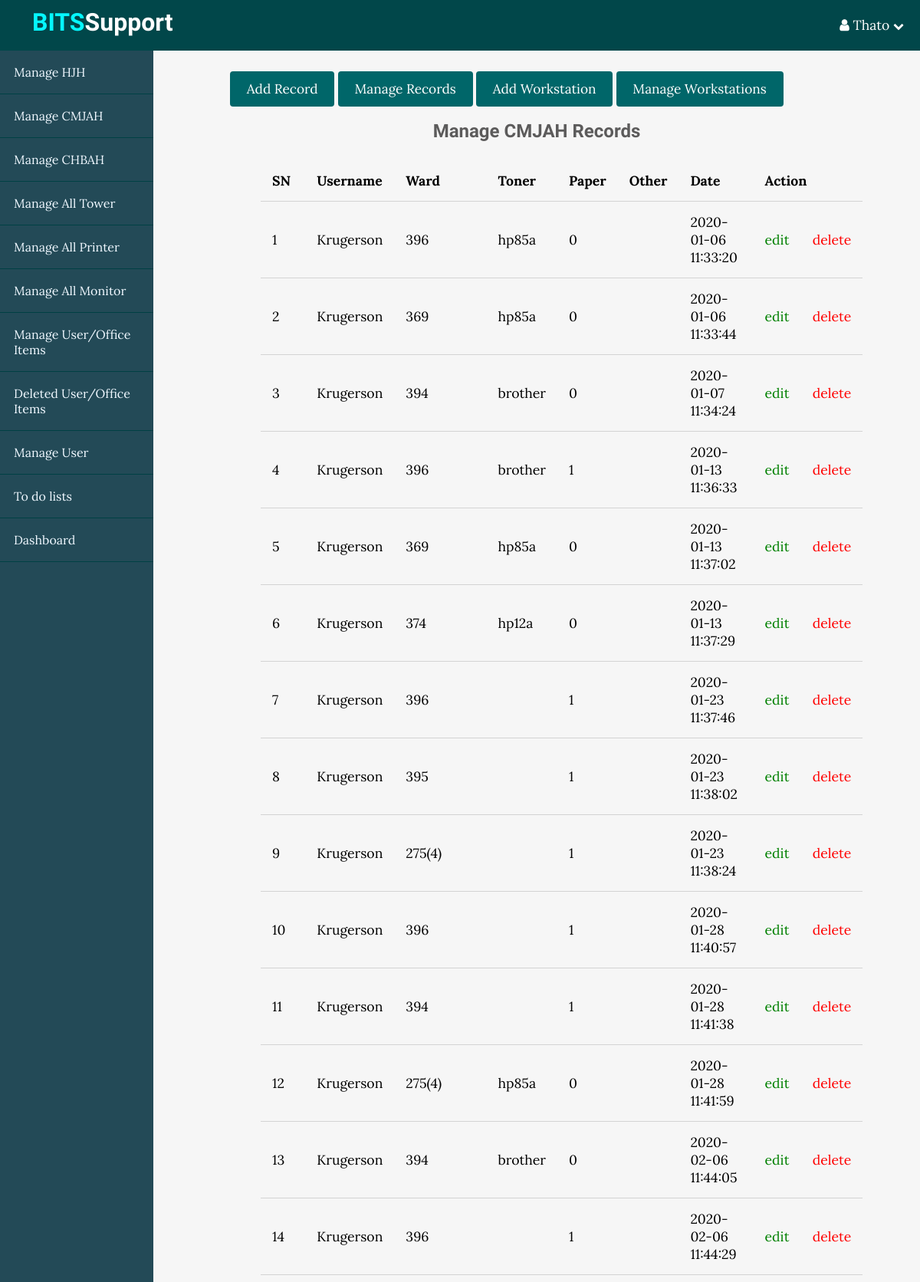
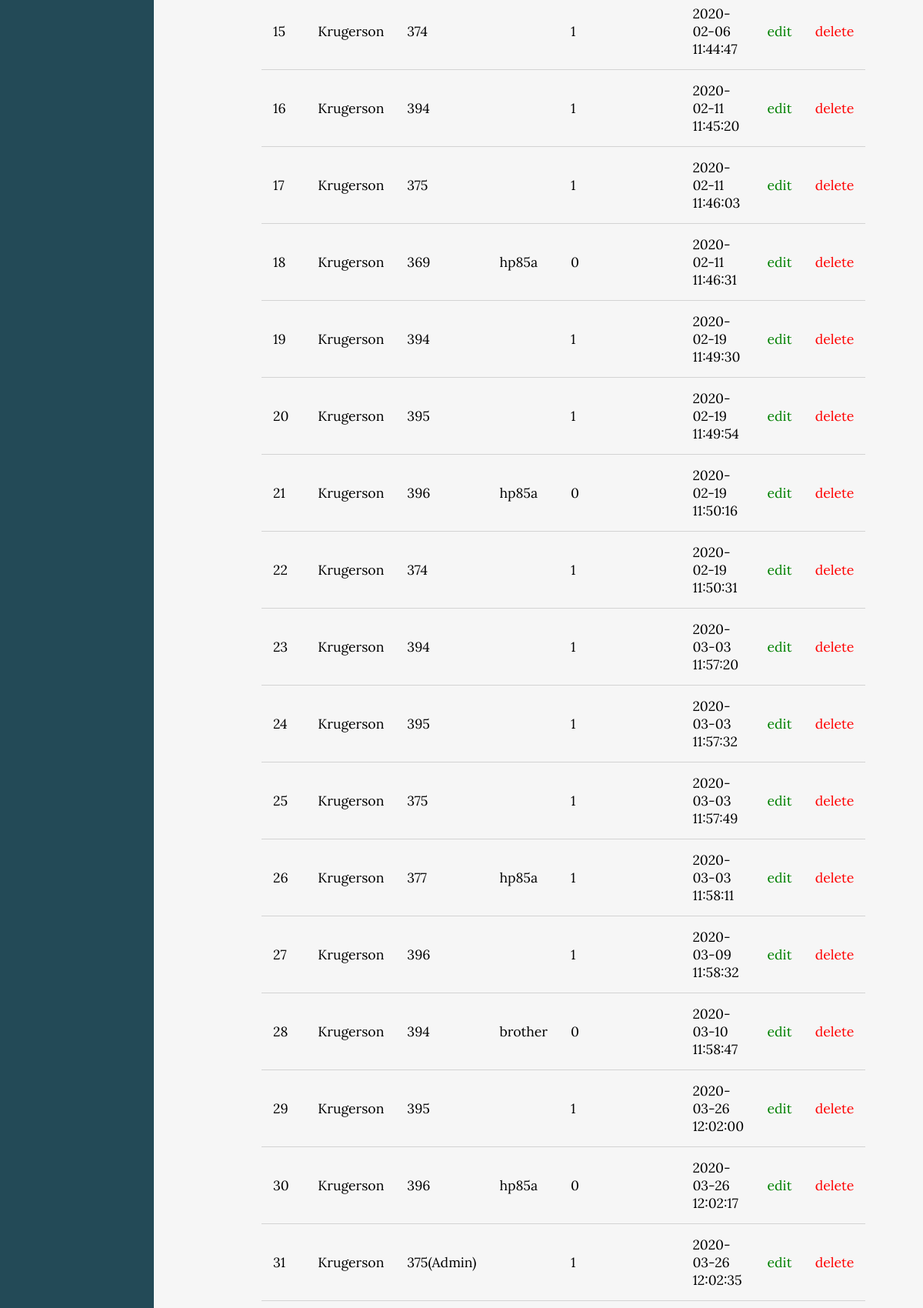
The app's page /BITS/usersIndex.php (signed in, upper part) with its own data (2 pictures, top to bottom).
### tables this page shows
CREATE TABLE `cmjah` (
  `id` int(11) NOT NULL,
  `username` varchar(255) NOT NULL,
  `ward` varchar(11) NOT NULL,
  `replaced_toner` tinyint(4) NOT NULL,
  `type_of_toner` varchar(11) NOT NULL,
  `issued_paper` tinyint(4) NOT NULL,
  `quality_of_paper` int(11) NOT NULL,
  `other_issue` tinyint(4) NOT NULL,
  `specify_issue` varchar(255) NOT NULL,
  `comments` varchar(255) NOT NULL,
  `created_at` timestamp NOT NULL DEFAULT current_timestamp()
);

### BITS/app/database/db.php (called while the page is built, shortened)
<?php
require("connect.php");
function selectAll($table, $conditions = []){
    global $conn;
    $sql = "SELECT * FROM $table";
    if (empty($conditions)){
        $stmt = $conn->prepare($sql);
        $stmt->execute();
        $records = $stmt->get_result()->fetch_all(MYSQLI_ASSOC);
        return $records;
    }
}

### BITS/app/controllers/support.php (called while the page is built, shortened)
<?php
include(ROOT_PATH . "/app/database/db.php");
$cmjah_data = selectAll('cmjah');

### BITS/usersIndex.php (the view, shortened to what this page needs)
<?php
include(ROOT_PATH . "/app/controllers/support.php");
?>
<!DOCTYPE html>
<html lang="en">
<head>
    <link rel="stylesheet" href="https://maxcdn.bootstrapcdn.com/font-awesome/4.5.0/css/font-awesome.min.css">
    <link rel="stylesheet" href="assets/css/style.css">
    <link rel="stylesheet" href="assets/css/admin.css">
</head>
<body>
<?php include(ROOT_PATH . "/app/includes/adminHeader.php");?>
<div class="admin-wrapper">
    <?php include(ROOT_PATH . "/app/includes/adminSidebar.php");?>
    <div class="admin-content">
        <div class="button-group">
            <a href="usersCreate.php" class="btn btn-big">Add Record</a>
            <a href="usersIndex.php" class="btn btn-big">Manage Records</a>
            <a href="usersWorkstationCreate.php" class="btn btn-big">Add Workstation</a>
            <a href="cmjah_workstations.php" class="btn btn-big">Manage Workstations</a>
        </div>
        <div class="content">
            <h2 class="page-title">Manage CMJAH Records</h2>
            <table>
                <thead>
                    <th>SN</th>
                    <th>Username</th>
                    <th>Ward</th>
                    <th>Toner</th>
                    <th>Paper</th>
                    <th>Other</th>
                    <th>Date</th>
                    <th colspan="2">Action</th>
                </thead>
                <tbody>
                <?php foreach ($cmjah_data as $key => $record): ?>
                    <tr>
                        <td><?php echo $key + 1; ?></td>
                        <td><?php echo $record['username']; ?></td>
                        <td><?php echo $record['ward']; ?></td>
                        <td><?php echo $record['type_of_toner']; ?></td>
                        <td><?php echo $record['quality_of_paper']; ?></td>
                        <td><?php echo $record['specify_issue']; ?></td>
                        <td><?php echo $record['created_at']; ?></td>
                        <td><a href="usersEdit.php?cmjah_update_id=<?php echo $record['id']; ?>" class="edit">edit</a></td>
                        <td><a href="usersIndex.php?cmjah_delete_id=<?php echo $record['id']; ?>" class="delete">delete</a></td>
                    </tr>
                <?php endforeach; ?>
                </tbody>
            </table>
        </div>
    </div>
</div>
</body>
</html>

### BITS/assets/css/style.css (style rules this page uses)
* { box-sizing: border-box; }
html, body { height: 100%; padding: 0px; margin: 0px; background: #f6f6f6; font-family: 'Lora', Serif; }
h1, h2, h3, h4, h5, h6 { font-family: 'candal',Serif; color: #5c5b5b; margin: 5px; }
a { text-decoration: none; color: inherit; }
.btn { padding: 0.5rem 1rem; background: #006669; color: white; border: 1px solid transparent; border-radius: 0.25rem; font-size: 1.08em; font-family: 'Lora',Serif; }
.btn-big { padding: 0.7rem 1.3rem; line-height: 1.3rem; }
.content { width: 90%; margin: 30px auto 30px; }

### BITS/assets/css/admin.css (style rules this page uses)
.admin-wrapper { display: flex; height: calc(100% - 66px); }
.admin-wrapper .admin-content { flex: 8; height: 100%; padding: 40px 100px 100px; overflow-y: scroll; overflow-x: scroll; }
.admin-content .page-title { text-align: center; margin-bottom: 1.5rem; }
table { width: 100%; border-collapse: collapse; font-size: 1.1rem; }
th, td { padding: 15px; text-align: left; border-bottom: 1px solid #d3d3d3; }
.edit { color: green; }
.delete { color: red; }

### records on screen
cmjah: username "Krugerson", ward "396", type_of_toner "hp85a", quality_of_paper "0", created_at "2020-01-06 11:33:20"
cmjah: username "Krugerson", ward "369", type_of_toner "hp85a", quality_of_paper "0", created_at "2020-01-06 11:33:44"
cmjah: username "Krugerson", ward "394", type_of_toner "brother", quality_of_paper "0", created_at "2020-01-07 11:34:24"
cmjah: username "Krugerson", ward "396", type_of_toner "brother", quality_of_paper "1", created_at "2020-01-13 11:36:33"
cmjah: username "Krugerson", ward "369", type_of_toner "hp85a", quality_of_paper "0", created_at "2020-01-13 11:37:02"
cmjah: username "Krugerson", ward "374", type_of_toner "hp12a", quality_of_paper "0", created_at "2020-01-13 11:37:29"
cmjah: username "Krugerson", ward "396", quality_of_paper "1", created_at "2020-01-23 11:37:46"
cmjah: username "Krugerson", ward "395", quality_of_paper "1", created_at "2020-01-23 11:38:02"
cmjah: username "Krugerson", ward "275(4)", quality_of_paper "1", created_at "2020-01-23 11:38:24"
cmjah: username "Krugerson", ward "396", quality_of_paper "1", created_at "2020-01-28 11:40:57"
cmjah: username "Krugerson", ward "394", quality_of_paper "1", created_at "2020-01-28 11:41:38"
cmjah: username "Krugerson", ward "275(4)", type_of_toner "hp85a", quality_of_paper "0", created_at "2020-01-28 11:41:59"
cmjah: username "Krugerson", ward "394", type_of_toner "brother", quality_of_paper "0", created_at "2020-02-06 11:44:05"
cmjah: username "Krugerson", ward "396", quality_of_paper "1", created_at "2020-02-06 11:44:29"
cmjah: username "Krugerson", ward "374", quality_of_paper "1", created_at "2020-02-06 11:44:47"
cmjah: username "Krugerson", ward "394", quality_of_paper "1", created_at "2020-02-11 11:45:20"
cmjah: username "Krugerson", ward "375", quality_of_paper "1", created_at "2020-02-11 11:46:03"
cmjah: username "Krugerson", ward "369", type_of_toner "hp85a", quality_of_paper "0", created_at "2020-02-11 11:46:31"
cmjah: username "Krugerson", ward "394", quality_of_paper "1", created_at "2020-02-19 11:49:30"
cmjah: username "Krugerson", ward "395", quality_of_paper "1", created_at "2020-02-19 11:49:54"
cmjah: username "Krugerson", ward "396", type_of_toner "hp85a", quality_of_paper "0", created_at "2020-02-19 11:50:16"
cmjah: username "Krugerson", ward "374", quality_of_paper "1", created_at "2020-02-19 11:50:31"
cmjah: username "Krugerson", ward "394", quality_of_paper "1", created_at "2020-03-03 11:57:20"
cmjah: username "Krugerson", ward "395", quality_of_paper "1", created_at "2020-03-03 11:57:32"
cmjah: username "Krugerson", ward "375", quality_of_paper "1", created_at "2020-03-03 11:57:49"
cmjah: username "Krugerson", ward "377", type_of_toner "hp85a", quality_of_paper "1", created_at "2020-03-03 11:58:11"
cmjah: username "Krugerson", ward "396", quality_of_paper "1", created_at "2020-03-09 11:58:32"
cmjah: username "Krugerson", ward "394", type_of_toner "brother", quality_of_paper "0", created_at "2020-03-10 11:58:47"
cmjah: username "Krugerson", ward "395", quality_of_paper "1", created_at "2020-03-26 12:02:00"
cmjah: username "Krugerson", ward "396", type_of_toner "hp85a", quality_of_paper "0", created_at "2020-03-26 12:02:17"
cmjah: username "Krugerson", ward "375(Admin)", quality_of_paper "1", created_at "2020-03-26 12:02:35"

### other values on screen
$_SESSION['username'] "Thato"
